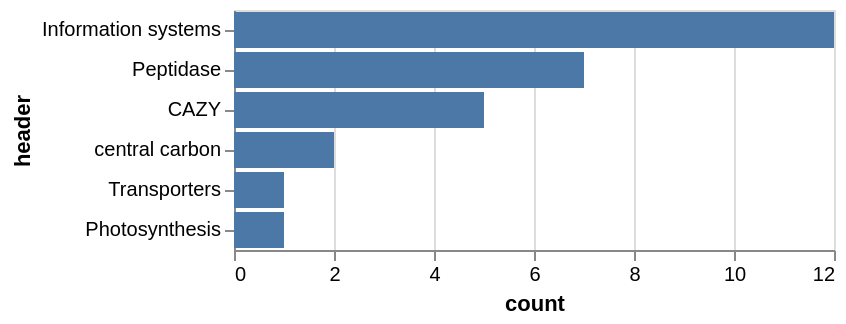

The notebook cell saved with this chart:
### Code cell
paragominas_count = paragominas_count.reset_index()
paragominas_count = paragominas_count.sort_values(by='count',ascending=False)
paragominas_count.to_csv('/MP_Data/Dados_David/viral_analysis/post_processing/votus_definition/dramv_results/paragominas_amg_cat.tsv',sep='\t')


par_chart = alt.Chart(paragominas_count).mark_bar().encode(
    alt.X('count:Q'),
    alt.Y('header:N', sort='-x'),
)
par_chart

### Figure 1 — Vega-Lite specification as saved in the notebook (floating-point values rounded to 4 significant figures)
{"config": {"view": {"continuousWidth": 300, "continuousHeight": 300}}, "data": {"name": "data-2d26a4c55c85f64e1d2f94bedc4d5e98"}, "mark": {"type": "bar"}, "encoding": {"x": {"field": "count", "type": "quantitative"}, "y": {"field": "header", "sort": "-x", "type": "nominal"}}, "$schema": "https://vega.github.io/schema/vega-lite/v6.1.0.json", "datasets": {"data-2d26a4c55c85f64e1d2f94bedc4d5e98": [{"header": "Information systems", "count": 12}, {"header": "Peptidase", "count": 7}, {"header": "CAZY", "count": 5}, {"header": "central carbon", "count": 2}, {"header": "Transporters", "count": 1}, {"header": "Photosynthesis", "count": 1}]}}
